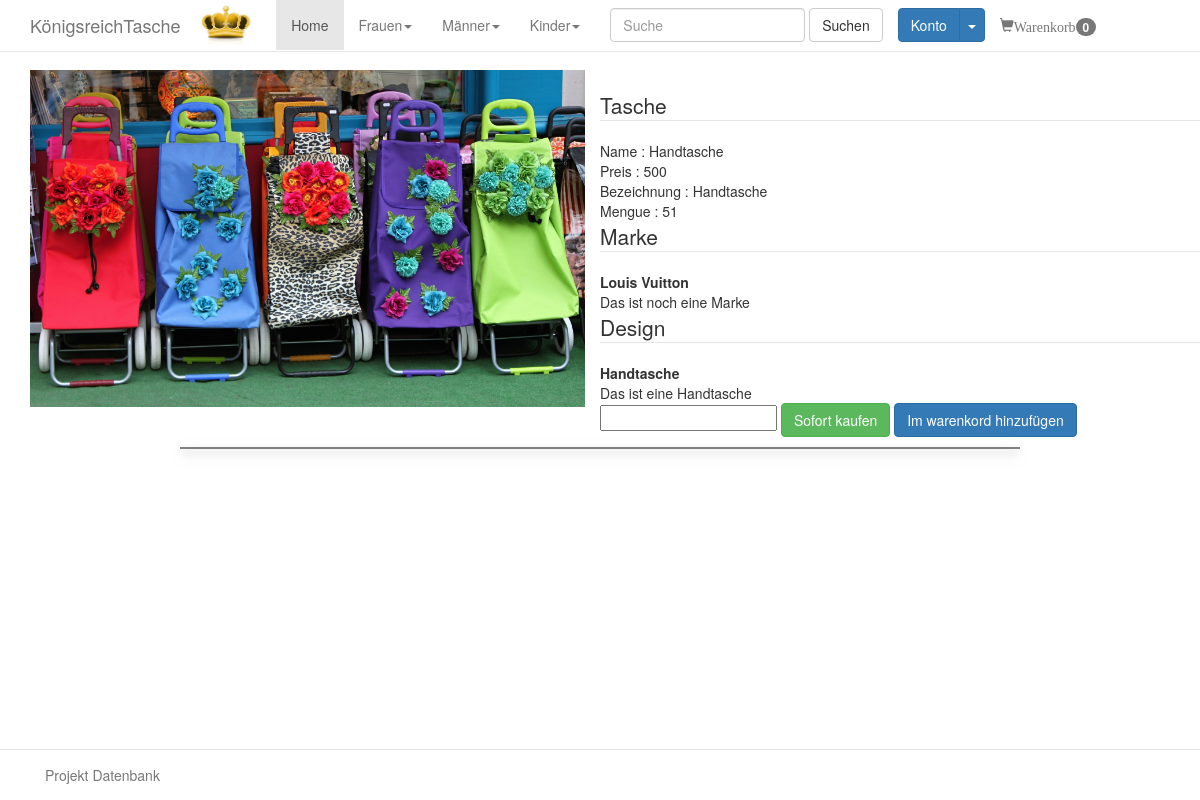
/view/katalog.php?id=1, run on the app's committed database.
### tables this page shows
CREATE TABLE `kategorie` (
  `IDKategorie` int(11) NOT NULL,
  `NameKategorie` varchar(50) DEFAULT NULL,
  `BezeichnungKategorie` varchar(50) DEFAULT NULL
);

CREATE TABLE `tasche` (
  `IDTasche` int(11) NOT NULL,
  `NameTasche` varchar(100) DEFAULT NULL,
  `Menge` int(11) DEFAULT NULL,
  `Preis` int(11) DEFAULT NULL,
  `PATH` varchar(255) DEFAULT NULL,
  `IDDesign` int(11) DEFAULT NULL,
  `IDMarke` int(11) DEFAULT NULL
);

CREATE TABLE `marke` (
  `IDMarke` int(11) NOT NULL,
  `NameMarke` varchar(50) DEFAULT NULL,
  `BezeichnungMarke` varchar(50) DEFAULT NULL
);

CREATE TABLE `design` (
  `IDDesign` int(11) NOT NULL,
  `NameDesign` varchar(50) DEFAULT NULL,
  `BezeichnungDesign` varchar(50) DEFAULT NULL
);

### view/katalog.php (the view, shortened to what this page needs)
<!DOCTYPE html>
<html lang="en">
  <?php
	include 'head.php'
  ?>
  <body>
  <?php
	include 'head.php';
	include 'nav_bar.php';
	try{
	$query = $bdd->query('SELECT * FROM tasche WHERE IDTasche = \''.$_GET['id'].'\'');
	$querymarke = $bdd->query('SELECT * FROM marke m, tasche t WHERE m.IDMarke = t.IDMarke AND t.IDTasche = '.$_GET['id']);
	$querydesign = $bdd->query('SELECT * FROM design d, tasche t WHERE d.IDDesign = t.IDDesign AND t.IDTasche = '.$_GET['id']);
	$tasche = $query->fetch();
	$marke = $querymarke->fetch();
	$design = $querydesign->fetch();
?>
 <div class="container" style="margin-top:70px;" >
 <div class="row">
		<img src="<?php echo $tasche['PATH'] ?>" class="col-lg-6" id="product"/>
			<p class="col-lg-6" id="kurzbeschreibung">
			<div class="row"><br>
				<fieldset><legend>Tasche</legend>
						Name : <span ><?php echo $tasche['NameTasche']; ?></span><br>
						Preis : <span ><?php echo $tasche['Preis']; ?></span><br>
						Bezeichnung : <span><?php echo $tasche['NameTasche']; ?></span><br>
						Mengue : <span ><?php echo $tasche['Menge']; ?></span><br>
					</fieldset>
					<fieldset><legend>Marke</legend>
					<b><?php echo $marke['NameMarke']; ?></b><br>
						<?php echo $marke['BezeichnungMarke']; ?><br>
					</fieldset>
						<fieldset><legend>Design</legend>
					<b><?php echo $design['NameDesign']; ?></b><br>
						<?php echo $design['BezeichnungDesign']; ?><br>
					</fieldset>
					<form id="formKatalog" method="POST">
						<input type="number" name="menget"/>
						<input type="submit" id="kaufen" class="btn btn-success" value="Sofort kaufen">
						<input type="submit" id="korb" class="btn btn-primary" value="Im warenkord hinzufügen">
					</form>
				</div>
			</p>
	</div>
</div>
<?php
}catch(Exception $e){
	die('Fehler:' .$e->getMessage());
}
?>
    <div class="container" id="body">
      <div>
        <footer class="navbar navbar-default navbar-fixed-bottom">
          <div class="container">
            <ul class="nav navbar-nav">
              <li><a href="#">Projekt Datenbank</a></li>
            </ul>
          </div>
        </footer>
      </div>
    </div>
  </body>
</html>

### view/head.php (shortened to what this page needs)
<head>
    <link rel="stylesheet" href="https://maxcdn.bootstrapcdn.com/bootstrap/3.3.7/css/bootstrap.min.css">
    <link rel="stylesheet" href="style/style.css">
</head>

### view/nav_bar.php (shortened to what this page needs)
<div class="navbar navbar-default navbar-fixed-top" id="navbar">
          <div class="container">
            <div class="navbar-header">
              <a class="navbar-brand" href="#">K&oumlnigsreichTasche</a>
              <span><img id="logo" src="../media/500_F_43284985_CDLQaeuPVUe2j10Zlw8gMfoDH64dpEis.jpg"/></span>
            </div>
            <ul class="nav navbar-nav">
              <li class="active"><a href="/tasche/view/">Home</a></li>
			  <?php
			  	try{
					$bdd = new PDO('mysql:host=localhost;dbname=taschen', 'root', '');
							$query = $bdd->query('SELECT * FROM kategorie');
			while($donnees = $query->fetch()){
			?>
			<li class="dropdown"><a class="dropdown-toggle" data-toggle="dropdown" href="#"><?php echo $donnees['NameKategorie'] ?><span class="caret"></span></a>
              </li>
              <?php
			}
			}catch(Exception $e){
				die('Fehler:' .$e->getMessage());
			}
			?>
              <li>
                <form class="navbar-form">
                  <div class="form-group">
                    <input type="text" class="form-control" placeholder="Suche">
                  </div>
                  <button type="submit" class="btn btn-default">Suchen</button>
                </form>
              </li>
              <li>
				<?php
					if(!isset($_SESSION['id'])){
				?>
					<div class="btn-group" style="margin-top:8px;">
                  <button type="button" class="btn btn-primary">Konto</button>
                  <button type="button" class="btn btn-primary dropdown-toggle" data-toggle="dropdown">
                    <span class="caret"></span>
                  </button>
                </div>
						<?php
					}
				?>
              </li>
			  <li><a href="warenkorb.php"><span class="glyphicon glyphicon-shopping-cart">Warenkorb</span><span class="badge"><?php if(isset($_SESSION['waren'])) echo sizeof($_SESSION['waren']); else echo 0;?></span></a></li>
            </ul>
          </div>
        </div>

### view/style/style.css (style rules this page uses)
body { background-image: url('Free-HD-Light-Blue-Wallpaper-Images.jpg'); background-attachment:fixed; }
#body { background-color: white; height: 100%; width: 70%; border:1px solid grey; box-shadow: 0 4px 8px 0 rgba(0, 0, 0, 0.2), 0 6px 20px 0 rgba(0, 0, 0, 0.19); }
#logo { display:inline; height:50px; margin-right:20px; }
#navbar { width:102.5%; margin-left:-1.25%; }
#product { width:80; height:80; }
#kurzbeschreibung { word-wrap: break-word; }
.navbar { background-color:white; }

### data on the page
kategorie: NameKategorie "Frauen"
kategorie: NameKategorie "Männer"
kategorie: NameKategorie "Kinder"
tasche: PATH (picture), NameTasche "Handtasche", Preis "500", Menge "51", IDMarke.NameMarke "Louis Vuitton", IDMarke.BezeichnungMarke "Das ist noch eine Marke", IDDesign.NameDesign "Handtasche", IDDesign.BezeichnungDesign "Das ist eine Handtasche"
